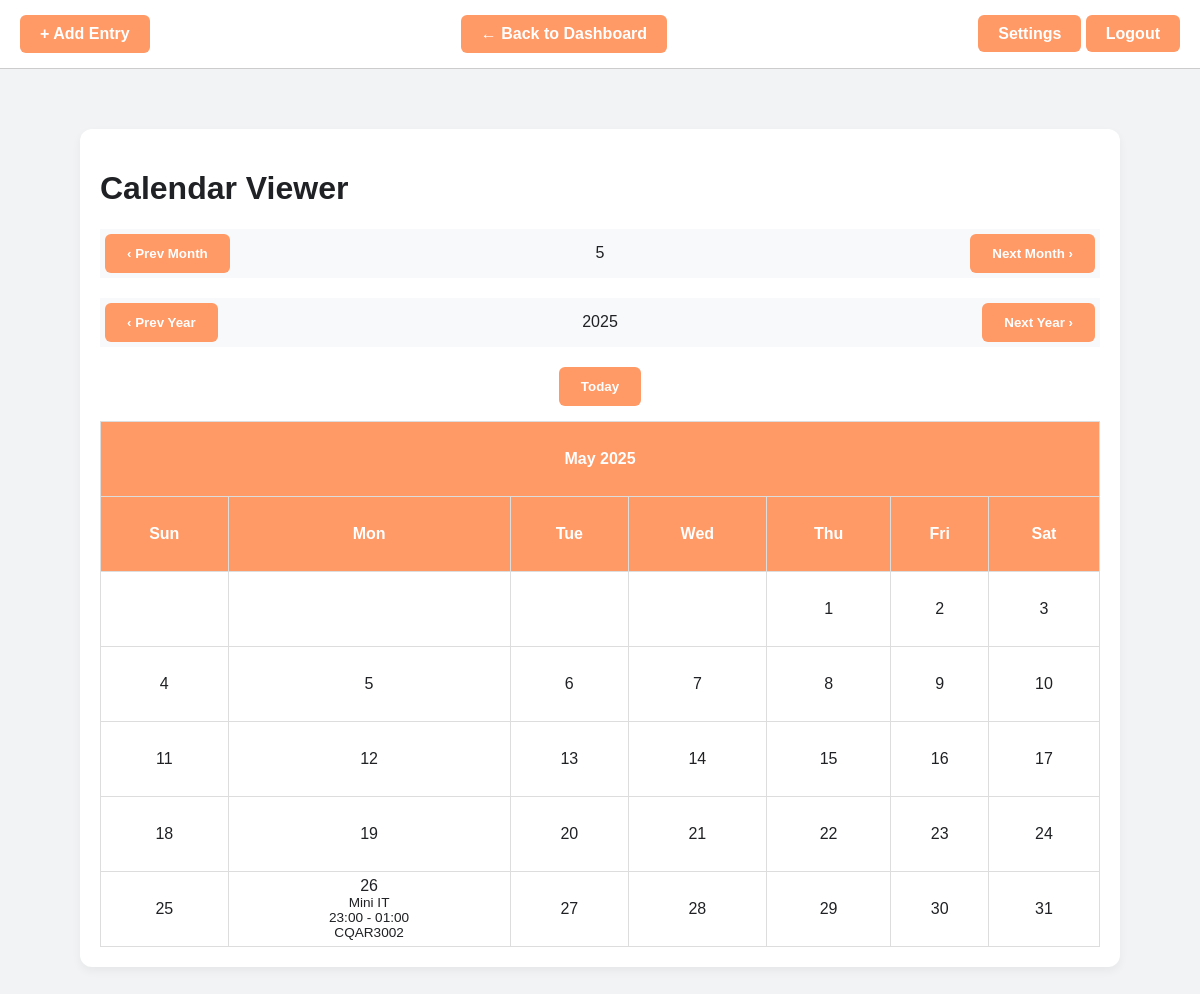
/calander_index, run on an earlier commit of the app's database.
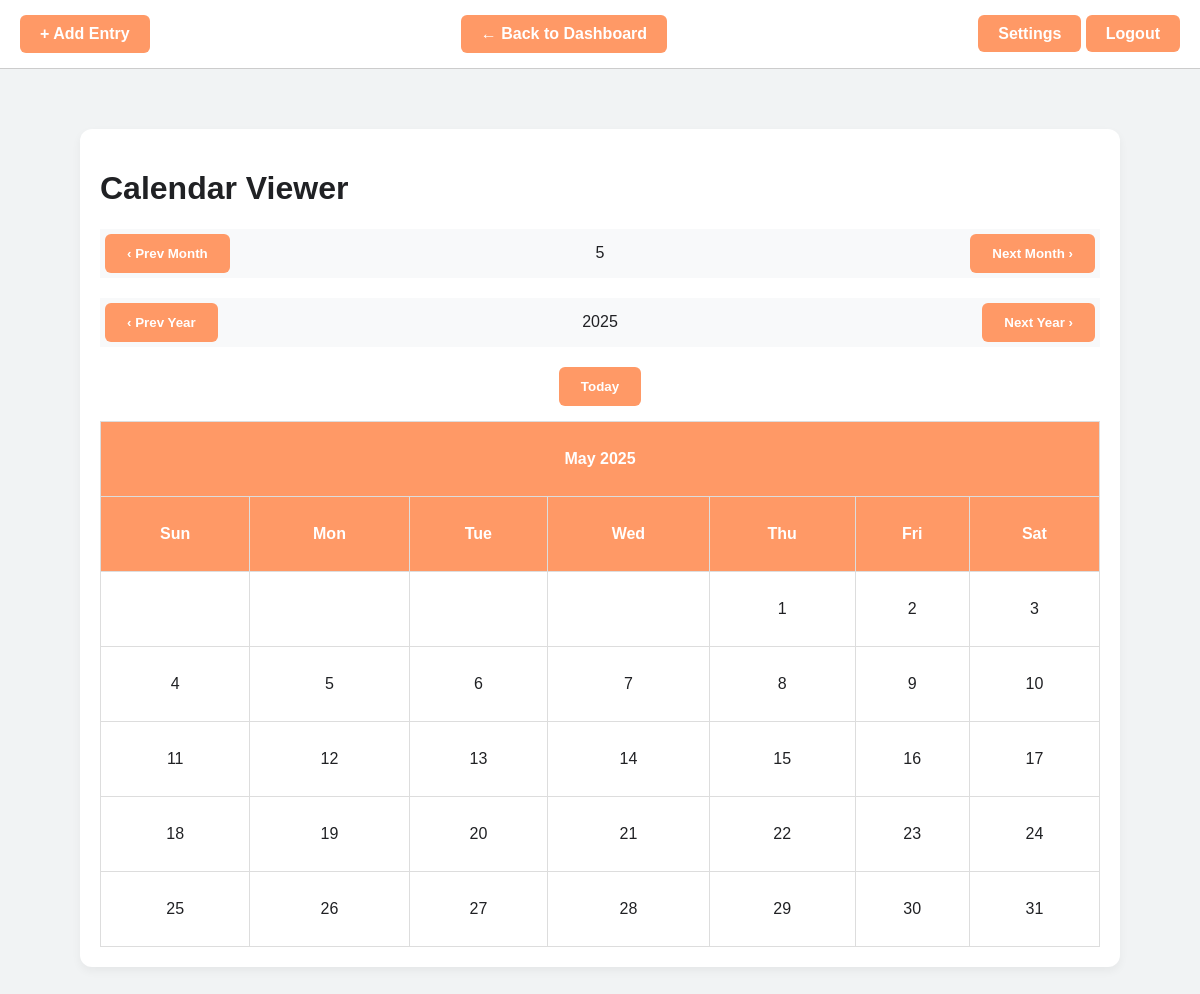
And on a later commit of the database.
### tables this page shows
CREATE TABLE timetable (
            id INTEGER PRIMARY KEY AUTOINCREMENT,
            email TEXT,
            subject TEXT NOT NULL,
            date TEXT NOT NULL,
            day TEXT NOT NULL,
            start_time TEXT NOT NULL,
            end_time TEXT NOT NULL,
            location TEXT NOT NULL
        );

### app.py (the view, shortened to what this page needs)
@app.route('/calander_index', methods=['GET', 'POST'])
def calander_index():
    now = datetime.now()
    year = now.year
    month = now.month
    today = [year,month]
    conn = sqlite3.connect('database.db')
    cursor = conn.cursor()
    cursor.execute('SELECT subject, date, start_time, end_time, location FROM timetable')
    events = cursor.fetchall()
    conn.close()
    event_dict = {}
    for subject, date_str, start_time, end_time, location in events:
        event_date = datetime.strptime(date_str, '%Y-%m-%d')
        if event_date.year == year and event_date.month == month:
            day = event_date.day
            if day not in event_dict:
                event_dict[day] = []
            event_dict[day].append({
                'subject': subject,
                'start': start_time,
                'end': end_time,
                'location': location
            })
    cal = calendar.HTMLCalendar(firstweekday=6)
    month_days = cal.itermonthdays(year, month)
    calendar_html = '<table border="0" cellpadding="0" cellspacing="0" class="calendar">\n'
    calendar_html += f'<tr><th colspan="7">{calendar.month_name[month]} {year}</th></tr>\n'
    calendar_html += '<tr>' + ''.join(f'<th>{day}</th>' for day in ['Sun', 'Mon', 'Tue', 'Wed', 'Thu', 'Fri', 'Sat']) + '</tr>\n<tr>'
    week_day = 0
    for day in month_days:
        if week_day == 7:
            calendar_html += '</tr>\n<tr>'
            week_day = 0
        if day == 0:
            calendar_html += '<td></td>'
        else:
            if day in event_dict:
                events_html = ""
                for e in event_dict[day]:
                    events_html += (
                        f'<div style="font-size: 0.85em;">'
                        f'<a>{e["subject"]}</a><br>'
                        f'{e["start"]} - {e["end"]}<br>'
                        f'<a>{e["location"]}</a>'
                        f'</div>'
                    )
                calendar_html += f'<td class="event">{day}<br>{events_html}</td>'
            else:
                calendar_html += f'<td>{day}</td>'
        week_day += 1
    calendar_html += '</tr>\n</table>'
    return render_template('calendar.html', calendar=calendar_html, year=year, month=month, today=today)

### templates/calendar.html (shortened to what this page needs)
<!DOCTYPE html>
<html>
<head>
    <link rel="stylesheet" href="{{ url_for('static', filename='styledashboard.css') }}">
</head>
<body>
    <div class="top-bar">
        <a href="{{ url_for('timetable') }}" class="btn">+ Add Entry</a>
        <a href="{{ url_for('dashboard') }}" class="btn">← Back to Dashboard</a>
        <div class="top-bar-right">
            <a href="{{ url_for('settings') }}" class="btn">Settings</a>
            <a href="{{ url_for('logout') }}" class="btn">Logout</a>
        </div>
    </div>
    <div class="container">
    <h1>Calendar Viewer</h1>
    <div class="nav-section" style="border: 0px;">
                <form method="POST" style="display: inline;">
                    <button type="submit" class="btn">‹ Prev Month</button>
                </form>
                <a>{{ month }}</a>
                <form method="POST" style="display: inline;">
                    <button type="submit" class="btn">Next Month ›</button>
                </form>
            </div>
            <div class="nav-section">
                <form method="POST" style="display: inline;">
                    <button type="submit" class="btn">‹ Prev Year</button>
                </form>
                <a>{{ year }}</a>
                <form method="POST" style="display: inline;">
                    <button type="submit" class="btn">Next Year ›</button>
                </form>
            </div>
            <div style="display: flex; justify-content: center;">
            <form method="POST" style="display: inline;">
                    <button type="submit" class="btn">Today</button>
            </form>
            </div>
    <div>{{ calendar | safe }}</div>
</body>
</html>

### static/styledashboard.css (style rules this page uses)
body { margin: 0; padding: 0; font-family: 'Arial', sans-serif; background-color: #f1f3f4; color: #202124; }
.container { max-width: 1000px; margin: 60px auto; padding: 20px; background: white; border-radius: 12px; box-shadow: 0 4px 10px rgba(0, 0, 0, 0.05); }
table { width: 100%; border-collapse: collapse; margin-top: 15px; }
table, th, td { border: 1px solid #ddd; }
th, td { padding: 5px; text-align: center; }
th { background-color: #ff9966; color: white; }
tr { padding: 5px; height: 75px; }
.btn { background-color: #ff9966; color: white; padding: 10px 20px; text-decoration: none; font-weight: bold; border-radius: 6px; border-color: transparent; }
.top-bar { display: flex; justify-content: space-between; align-items: center; padding: 15px 20px; background-color: white; border-bottom: 1px solid #ccc; position: sticky; top: 0; z-index: 999; }
.nav-section { display: flex; gap: 5px; display: flex; justify-content: space-between; align-items: center; margin: 20px 0; padding: 5px; background-color: #f8f9fa; }

What changed in the data, as far as the page shows it:
removed timetable: location "May 2025 Sun Mon Tue Wed Thu Fri Sat 1 2 3 4 5 6 7 8 9 10 11 12 13 14 15 16 17 18 19 20 21 22 23 24 25 26 Mini IT 23:00 - 01:00 CQAR3002 27 28 29 30 31"
Also different on the page:
{{ calendar | safe }}: (not shown) → "May 2025 Sun Mon Tue Wed Thu Fri Sat 1 2 3 4 5 6 7 8 9 10 11 12 13 14 15 16 17 18 19 20 21 22 23 24 25 26 27 28 29 30 31"
